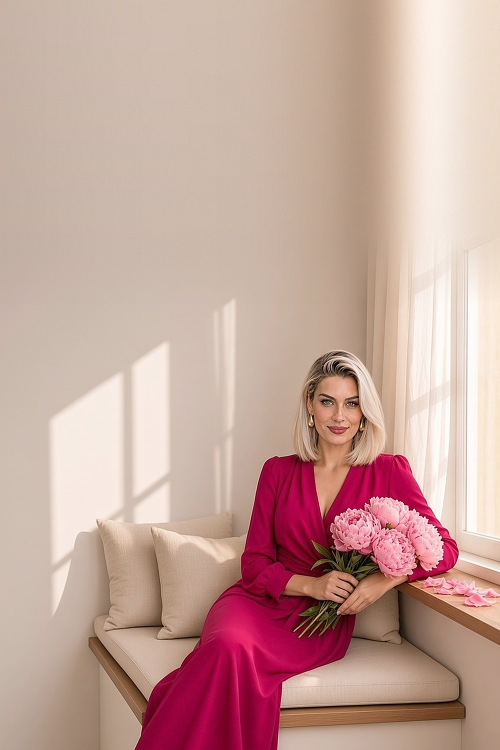
#> input picture docs/video-kit/scripts/pinterest/pbga-alisa.jpg, 1000 x 1500 px, given in place of asya-1x1-mask.png, which was not available (shown at 1/2 size)
$ python pbg.py
#> lines starting #> are read from the running program, lines starting #| are printed output that depends on the picture; after the words box and inside, x2 and y2 are one past the last pixel; in counts of white or black regions, pixels touching at a corner belong together
#> (reads docs/video-kit/scripts/template-vertical/faces1.json from the repository)
#!/usr/bin/env python3
# EYRA · Pinterest: 2:3 backgrounds (1000x1500) from the square scenes in ../template/work.
# Every head top lands exactly at HEAD: a=700 (pins), b=640 (board covers). Where the scene is already full-width
# (scale can't go lower), it is shifted down and the bottom edge of the table is cropped instead.
# Only needed to rebuild pbga-*.jpg / pbgb-*.jpg; new-pin.py uses the ready backgrounds.
import json,sys
import numpy as np
from PIL import Image
import live
HEADS={'a':700,'b':640}
M={}
for e in live.es:
  m=np.asarray(Image.open(live.W+e+'-1x1-mask.png').convert('L'))>128;M[e]=int(np.nonzero(m.any(1))[0].min())
#> after `m = np.asarray(Image.open(live.W + e + '-1x1-mask.png').convert('L')) `:
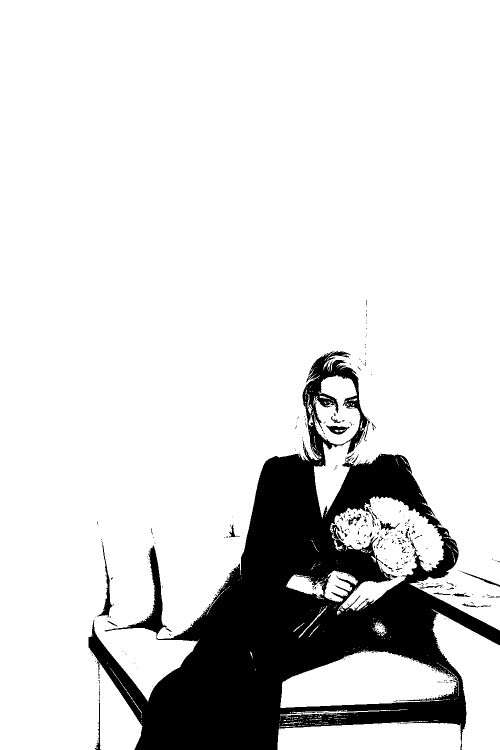
#> m: shape (1500, 1000) bool (shown at 1/2 size); 85.3% white; 390 black regions (349 under 20 px), largest, box (x1, y1, x2, y2) and area: (177, 702, 1000, 1500) 215291, (194, 1082, 228, 1235) 845, (652, 851, 699, 869) 439
#> pass 2 of the loop `for e in live.es:`:
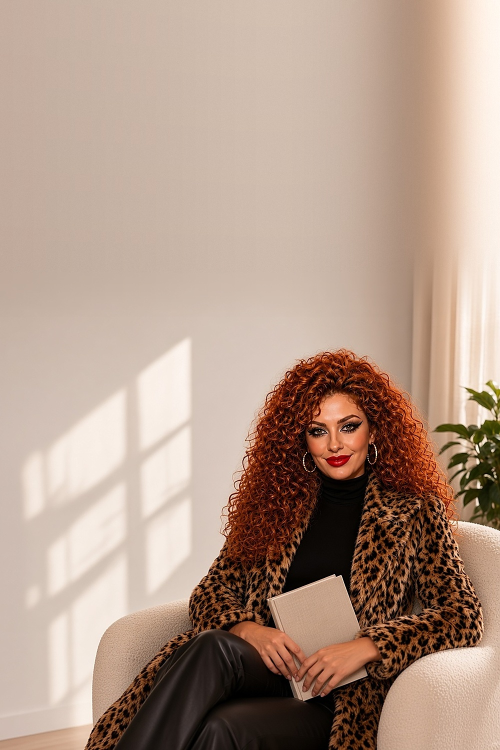
#> input picture docs/video-kit/scripts/pinterest/pbga-asya.jpg, 1000 x 1500 px, given in place of kira-1x1-mask.png, which was not available (shown at 1/2 size)
#> `m = np.asarray(Image.open(live.W + e + '-1x1-mask.png').convert('L')) `:
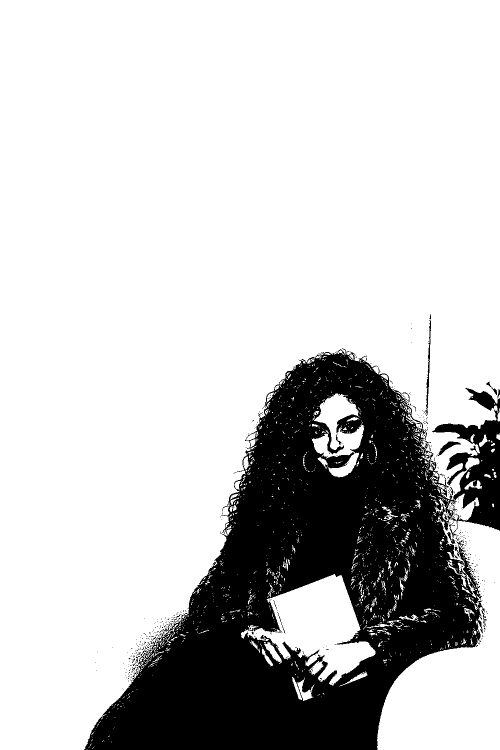
#> m: shape (1500, 1000) bool (shown at 1/2 size); 78.2% white; 438 black regions (414 under 20 px), largest, box (x1, y1, x2, y2) and area: (168, 697, 1000, 1500) 323623, (851, 642, 862, 830) 536, (875, 883, 922, 912) 402
#> (the run stopped early here; a loop or call above may not have finished)
